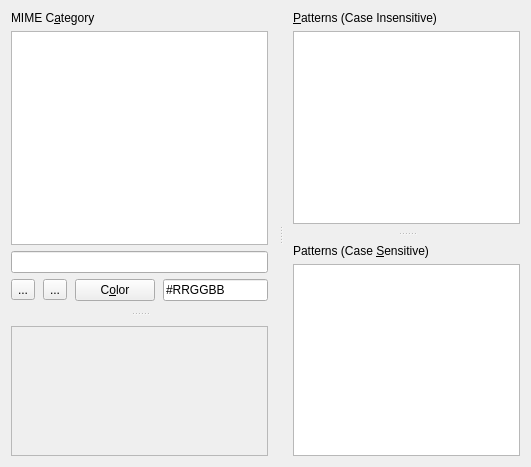
<?xml version="1.0" encoding="UTF-8"?>
<ui version="4.0">
 <class>MimeCategoryConfigPage</class>
 <widget class="QWidget" name="MimeCategoryConfigPage">
  <property name="geometry">
   <rect>
    <x>0</x>
    <y>0</y>
    <width>531</width>
    <height>467</height>
   </rect>
  </property>
  <property name="windowTitle">
   <string>Form</string>
  </property>
  <layout class="QVBoxLayout" name="verticalLayout_3">
   <item>
    <widget class="QSplitter" name="midHorSplitter">
     <property name="orientation">
      <enum>Qt::Horizontal</enum>
     </property>
     <property name="handleWidth">
      <number>25</number>
     </property>
     <property name="childrenCollapsible">
      <bool>false</bool>
     </property>
     <widget class="QSplitter" name="treemapSplitter">
      <property name="orientation">
       <enum>Qt::Vertical</enum>
      </property>
      <property name="handleWidth">
       <number>25</number>
      </property>
      <property name="childrenCollapsible">
       <bool>false</bool>
      </property>
      <widget class="QWidget" name="layoutWidget">
       <layout class="QVBoxLayout" name="leftTopColumnLayout" stretch="0,1,0,0">
        <item>
         <widget class="QLabel" name="mimeCategoryCaption">
          <property name="text">
           <string>MIME C&amp;ategory</string>
          </property>
          <property name="buddy">
           <cstring>listWidget</cstring>
          </property>
         </widget>
        </item>
        <item>
         <widget class="QListWidget" name="listWidget">
          <property name="sizePolicy">
           <sizepolicy hsizetype="Expanding" vsizetype="Expanding">
            <horstretch>0</horstretch>
            <verstretch>2</verstretch>
           </sizepolicy>
          </property>
          <property name="minimumSize">
           <size>
            <width>80</width>
            <height>80</height>
           </size>
          </property>
          <property name="sortingEnabled">
           <bool>true</bool>
          </property>
         </widget>
        </item>
        <item>
         <widget class="QLineEdit" name="nameLineEdit">
          <property name="toolTip">
           <string>Edit the name of the current category.</string>
          </property>
         </widget>
        </item>
        <item>
         <layout class="QHBoxLayout" name="buttonsLayout" stretch="0,0,1,0,0">
          <property name="spacing">
           <number>8</number>
          </property>
          <item>
           <widget class="QToolButton" name="addButton">
            <property name="toolTip">
             <string>Create a new category.</string>
            </property>
            <property name="text">
             <string>...</string>
            </property>
            <property name="icon">
             <iconset resource="icons.qrc">
              <normaloff>:/icons/add.png</normaloff>:/icons/add.png</iconset>
            </property>
           </widget>
          </item>
          <item>
           <widget class="QToolButton" name="removeButton">
            <property name="toolTip">
             <string>Remove the current category.</string>
            </property>
            <property name="text">
             <string>...</string>
            </property>
            <property name="icon">
             <iconset resource="icons.qrc">
              <normaloff>:/icons/remove.png</normaloff>:/icons/remove.png</iconset>
            </property>
           </widget>
          </item>
          <item>
           <spacer name="horizontalSpacer">
            <property name="orientation">
             <enum>Qt::Horizontal</enum>
            </property>
            <property name="sizeHint" stdset="0">
             <size>
              <width>30</width>
              <height>20</height>
             </size>
            </property>
           </spacer>
          </item>
          <item>
           <widget class="QPushButton" name="colorButton">
            <property name="sizePolicy">
             <sizepolicy hsizetype="Preferred" vsizetype="Fixed">
              <horstretch>0</horstretch>
              <verstretch>0</verstretch>
             </sizepolicy>
            </property>
            <property name="toolTip">
             <string>Select a color for the current category.</string>
            </property>
            <property name="text">
             <string>C&amp;olor</string>
            </property>
           </widget>
          </item>
          <item>
           <widget class="QLineEdit" name="colorLineEdit">
            <property name="sizePolicy">
             <sizepolicy hsizetype="Preferred" vsizetype="Fixed">
              <horstretch>0</horstretch>
              <verstretch>0</verstretch>
             </sizepolicy>
            </property>
            <property name="toolTip">
             <string>Enter color RGB code directly.</string>
            </property>
            <property name="text">
             <string>#RRGGBB</string>
            </property>
           </widget>
          </item>
         </layout>
        </item>
       </layout>
      </widget>
      <widget class="QZedStat::TreemapView" name="treemapView">
       <property name="sizePolicy">
        <sizepolicy hsizetype="Preferred" vsizetype="Preferred">
         <horstretch>0</horstretch>
         <verstretch>0</verstretch>
        </sizepolicy>
       </property>
       <property name="minimumSize">
        <size>
         <width>80</width>
         <height>120</height>
        </size>
       </property>
       <property name="toolTip">
        <string>Preview Treemap</string>
       </property>
       <property name="frameShape">
        <enum>QFrame::StyledPanel</enum>
       </property>
       <property name="frameShadow">
        <enum>QFrame::Sunken</enum>
       </property>
      </widget>
     </widget>
     <widget class="QSplitter" name="patternsSplitter">
      <property name="orientation">
       <enum>Qt::Vertical</enum>
      </property>
      <property name="handleWidth">
       <number>20</number>
      </property>
      <property name="childrenCollapsible">
       <bool>false</bool>
      </property>
      <widget class="QWidget" name="layoutWidget">
       <layout class="QVBoxLayout" name="patternsTopLayout">
        <item>
         <widget class="QLabel" name="caseInsensitivePatternsCaption">
          <property name="text">
           <string>&amp;Patterns (Case Insensitive)</string>
          </property>
          <property name="buddy">
           <cstring>caseInsensitivePatternsTextEdit</cstring>
          </property>
         </widget>
        </item>
        <item>
         <widget class="QPlainTextEdit" name="caseInsensitivePatternsTextEdit">
          <property name="minimumSize">
           <size>
            <width>150</width>
            <height>0</height>
           </size>
          </property>
          <property name="toolTip">
           <string>Add filename patterns here,
each one on a separate line.
Use * or ? as wildcards.</string>
          </property>
         </widget>
        </item>
       </layout>
      </widget>
      <widget class="QWidget" name="layoutWidget">
       <layout class="QVBoxLayout" name="patternsBottomLayout">
        <item>
         <widget class="QLabel" name="caseSensitivePatternsCaption">
          <property name="text">
           <string>Patterns (Case &amp;Sensitive)</string>
          </property>
          <property name="buddy">
           <cstring>caseSensitivePatternsTextEdit</cstring>
          </property>
         </widget>
        </item>
        <item>
         <widget class="QPlainTextEdit" name="caseSensitivePatternsTextEdit">
          <property name="minimumSize">
           <size>
            <width>150</width>
            <height>0</height>
           </size>
          </property>
          <property name="toolTip">
           <string>Add filename patterns here,
each one on a separate line.
Use * or ? as wildcards.</string>
          </property>
         </widget>
        </item>
       </layout>
      </widget>
     </widget>
    </widget>
   </item>
  </layout>
 </widget>
 <customwidgets>
  <customwidget>
   <class>QZedStat::TreemapView</class>
   <extends>QFrame</extends>
   <header>TreemapView.h</header>
   <container>1</container>
  </customwidget>
 </customwidgets>
 <resources>
  <include location="icons.qrc"/>
 </resources>
 <connections/>
</ui>
